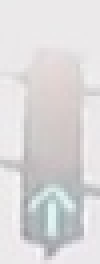
#> input picture self-driving/ComputerVision/images/traffic-light/testing/green/1d5a9390-81dd-4f09-9c32-4436cb90bb95.jpg, 25 x 66 px (shown 4 times larger)
$ python hw2.py
#> lines starting #> are read from the running program, lines starting #| are printed output that depends on the picture; long printed decimals are rounded
### self-driving/ComputerVision/helpers.py
# Helper functions

import os
import glob # library for loading images from a directory
import matplotlib.image as mpimg

import cv2


# This function loads in images and their labels and places them in a list
# The list contains all images and their associated labels
# For example, after data is loaded, im_list[0][:] will be the first image-label pair in the list
# [45 lines left out: functions load_dataset, load_traffic_dataset, not called in this run]

def load_image(url):
    im = mpimg.imread(url)
#> im is the input picture: shape (66, 25, 3); mean R, G, B 219.4, 217.5, 218.4
    if not im is None:
        return im
    else:
        print("read image failed!")

## Standardize the input images
# Resize each image to the desired input size: 600x1100px (hxw).

## Standardize the output
# With each loaded image, we also specify the expected output.
# For this, we use binary numerical values 0/1 = night/day.


# This function should take in an RGB image and return a new, standardized version
# 600 height x 1100 width image size (px x px)
# [41 lines left out: functions standardize_input, encode, standardize, not called in this run]


### self-driving/ComputerVision/hw2.py
import cv2 # computer vision library
import helpers # helper functions

import random
import numpy as np
import matplotlib.pyplot as plt
import matplotlib.image as mpimg # for loading in images

# IMAGE_DIR_TRAINING = "images/traffic-light/training/"
# IMAGE_DIR_TEST = "images/traffic-light/testing/"


pics = [
"images/traffic-light/testing/green/1d5a9390-81dd-4f09-9c32-4436cb90bb95.jpg",
"images/traffic-light/testing/green/7bfade00-0869-4482-8b9a-1028910397d1.jpg",
"images/traffic-light/testing/green/6e33a55e-8f13-46d0-bd82-0a4d021e05e3.jpg",
"images/traffic-light/testing/green/0b3606b7-bf9e-49d8-8de8-801bb8374b2d.jpg",
"images/traffic-light/testing/green/3a134375-f8d2-4fb9-bd8b-e76e8c1d9305.jpg",
"images/traffic-light/testing/green/0be91609-32ba-4b7b-b460-cc47dd62b740.jpg",
"images/traffic-light/testing/yellow/3b9d130d-3725-440d-867a-7e8a04603a97.jpg",
"images/traffic-light/testing/green/1e3af45f-6fd3-4c8b-9c9e-f8e504b868d7.jpg",
"images/traffic-light/testing/green/2e368899-ff57-48f9-ae8c-4bd35cf6c402.jpg"


]


# Using the load_dataset function in helpers.py
# Load training data
# IMAGE_LIST = helpers.load_traffic_dataset(IMAGE_DIR_TRAINING)
def crop_image(image):
    row_crop = 4
    col_crop = 12
    return image[row_crop:-row_crop,col_crop:-col_crop,:]


def testHSV(rgb_image):

    cropped_img = crop_image(rgb_image)
    # Convert to HSV
    hsv  = cv2.cvtColor(cropped_img, cv2.COLOR_RGB2HSV)

    # HSV channels
    h = hsv[:,:,0]
    s = hsv[:,:,1]
    v = hsv[:,:,2]

    sum_brightness = np.sum(hsv[:,:,2])
    area = h.shape[0]*h.shape[1]  # pixels

    # find the avg
    # create a mask using v channel
    lower_v = sum_brightness/area
    upper_v = 255
    print("lower:", lower_v, ", ",upper_v)
    mask = cv2.inRange(v, lower_v, upper_v)

    # Mask the image to let the color show through
    masked_image = np.copy(v)
    masked_image[mask != 255] = 0

    # Plot the original image and the three channels
    f, [(ax1, ax2, ax3), (ax4,ax5,ax6)]  = plt.subplots(2, 3, figsize=(20,10))

    ax1.set_title('cropped image')
    ax1.imshow(cropped_img)
    ax2.set_title('H channel')
    ax2.imshow(h, cmap='gray')
    ax3.set_title('S channel')
    ax3.imshow(s, cmap='gray')
    ax4.set_title('V channel')
    ax4.imshow(v, cmap='gray')
    ax5.set_title('Mask')
    ax5.imshow(mask, cmap='gray')
    ax6.set_title('V Mask')
    ax6.imshow(masked_image, cmap='gray')

# Classify image using HSV channel
def classify_image(rgb_image):
    hsv = cv2.cvtColor(rgb_image, cv2.COLOR_RGB2HSV)
    # HSV channels
    h = hsv[:,:,0] #0-180
    s = hsv[:,:,1] #0-255
    v = hsv[:,:,2] #0-255

    sum_brightness = np.sum(hsv[:,:,2])
    area = h.shape[0]*h.shape[1]  # pixels

    # find the avg
    # create a mask using v channel
    lower_v = sum_brightness/area
    upper_v = 255
    # print("lower:", lower_v, ", ",upper_v)
    mask = cv2.inRange(v, lower_v, upper_v)

    # Mask the image to let the color show through
    masked_image = np.copy(v)
    masked_image[mask != 255] = 0

    # drawMask(rgb_image,v,masked_image)

    RH1,RH2,RS,RV = range(160,181),range(0,10),range(43,256),range(46,256)
    YH, YS, YV = range(10,60),range(43,256),range(45,256)
    GH, GS, GV = range(70,100),range(43,256),range(46,256)

    red = 0
    yellow = 0
    green = 0

    h,w = masked_image.shape
    for i in range(h):
        for j in range(w):
            if masked_image[i][j] != 0:
                h = hsv[i][j][0]
                s = hsv[i][j][1]
                v = hsv[i][j][2]
                if (h in RH1 or h in RH2) and (s in RS) and (v in RV):
                    red += 1
                if (h in YH) and (s in YS) and (v in YV):
                    yellow += 1
                if (h in GH) and (s in GS) and (v in GV):
                    green += 1

    print("red", red)
    print("green", green)
    print("yellow", yellow)


    if red > green and red > yellow:
        return [1,0,0]
    if green > red and green > yellow:
        return [0,0,1]
    if yellow > red and yellow > green:
        return [0,1,0]

    return [1,0,0]


def estimate_label(rgb_image):
    return classify_image(crop_image(rgb_image))

# for url in pics:
# print(len(pics))
image = helpers.load_image(pics[0])
standard_im = np.copy(image)
standard_im = cv2.resize(standard_im,(32,32))
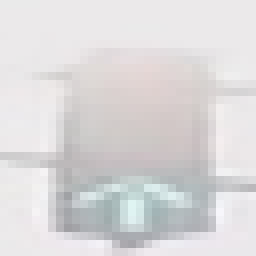
#> standard_im: shape (32, 32, 3) (shown 8 times larger); mean R, G, B 219.3, 217.4, 218.4
result = estimate_label(image)
#> in classify_image, `hsv = cv2.cvtColor(rgb_image, cv2.COLOR_RGB2HSV)`: hsv = 58 rows, first 8: [165, 2, 235], [165, 2, 235], [0, 0, 234], [0, 0, 234], [165, 2, 235], [165, 2, 235], [173, 4, 238], [173, 4, 235]
#> in classify_image, `h = hsv[:,:,0]`: h = 58 values, max 177 at index 12, min 0 at index 2, mean 74.98
#> in classify_image, `s = hsv[:,:,1]`: s = 58 values, max 26 at index 45, min 0 at index 2, mean 11.52
#> in classify_image, `v = hsv[:,:,2]`: v = 58 values, max 245 at index 50, min 175 at index 57, mean 218.5
#> in classify_image, `sum_brightness = np.sum(hsv[:,:,2])`: sum_brightness = 12671
#> in classify_image, `lower_v = sum_brightness/area`: lower_v = 218.5
#> in classify_image, `mask = cv2.inRange(v, lower_v, upper_v)`: mask = 58 values, max 255 at index 0, min 0 at index 22, mean 136.3
#> in classify_image, `masked_image = np.copy(v)`: masked_image has the same summary as v
#> after the loop in classify_image, `for i in range(h):`: green = 0
#| red 0
#| green 0
#| yellow 0
#> result = [1, 0, 0]
print(str(result))
#| [1, 0, 0]
testHSV(standard_im)
#> in testHSV, `sum_brightness = np.sum(hsv[:,:,2])`: sum_brightness = 40844
#> in testHSV, `lower_v = sum_brightness/area`: lower_v = 212.7
#| lower: 212.729 ,  255
plt.show()
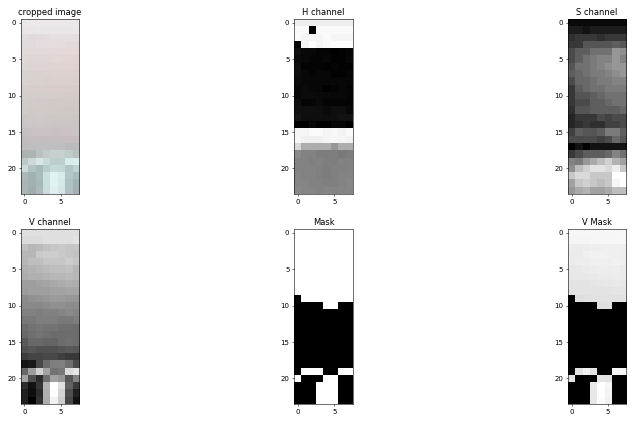
#> figure drawn by matplotlib, 6 panels
